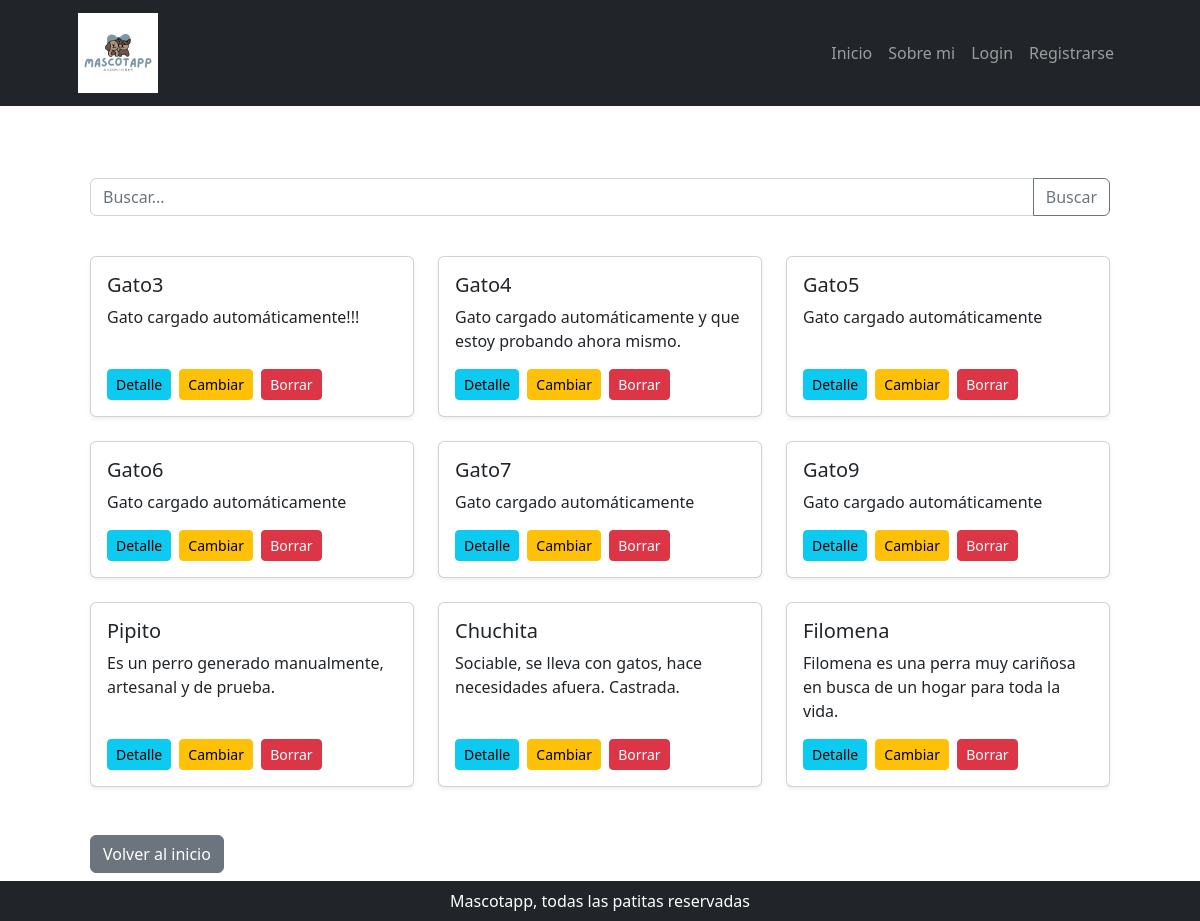
Screenshot of /mascota/lista/ with the database file from the repository.
### mascota/models.py (models this page shows, shortened)
class Mascota(models.Model):
    categoria_id = models.ForeignKey(
        MascotaCategoria, null = True, blank = True, on_delete = models.SET_NULL, verbose_name = "categoría de mascota"
    )
    adoptada            = models.BooleanField(default=False)
    nombre              = models.CharField(max_length=100)
    especie             = models.CharField(max_length=100)
    tamano              = models.CharField(max_length=100)
    edad                = models.IntegerField()
    descripcion         = models.TextField(null=True, blank=True, verbose_name="descripción")
    fecha_actualizacion = models.DateField(
        null = True, blank = True, default = timezone.now, editable = False, verbose_name = "fecha de actualización"
    )
    class Meta:
        verbose_name = "mascota"
        verbose_name_plural = "mascotas"

### mascota/views.py (the view)
# urls.py: path("lista/", MascotaList.as_view(), name="mascota_list"),
class MascotaList(ListView):
    model = Mascota
    template_name = 'mascota/mascota_list.html'
    context_object_name = 'mascotas'
    def get_queryset(self):
        QuerySet = super().get_queryset()
        nombre = self.request.GET.get('consulta', None)
        if nombre:
            QuerySet = QuerySet.filter(nombre__icontains = nombre)
        return QuerySet

### mascota/templates/mascota/mascota_list.html (shortened to what this page needs)
{% extends 'core/base.html' %}
{% load static %}
{% block contenido %}
<section class="container my-5">
    <section class="py-4">
        <form class="input-group mb-3" action="{% url 'mascota:mascota_list' %}" method="get">
            <input type="text" class="form-control" name="consulta" placeholder="Buscar..." aria-label="Buscar">
            <button class="btn btn-outline-secondary" type="submit" id="button-addon2">Buscar</button>
        </form>
    </section>
    {% if not object_list %}
        <p>No tenemos mascotas en adopción actualmente! 🥳</p>
    {% else %}
        <div class="row">
            {% for mascota in object_list %}
                <div class="col-md-4 mb-4">
                    <div class="card h-100 shadow-sm">
                        <div class="card-body d-flex flex-column">
                            <h5 class="card-title">{{ mascota.nombre }}</h5>
                            <p class="card-text">{{ mascota.descripcion|truncatewords:20 }}</p>
                            <div class="mt-auto">
                                <a href="{% url 'mascota:detalle_mascota' mascota.id %}" class="btn btn-info btn-sm me-1">Detalle</a>
                                <a href="{% url 'mascota:actualizar_mascota' mascota.id %}" class="btn btn-warning btn-sm me-1">Cambiar</a>
                                <a href="{% url 'mascota:mascota_confirm_delete' mascota.id %}" class="btn btn-danger btn-sm">Borrar</a>
                            </div>
                        </div>
                    </div>
                </div>
            {% endfor %}
        </div>
    {% endif %}
    <section class="mt-4">
        <a class="btn btn-secondary" href="{% url 'core:home' %}" role="button">Volver al inicio</a>
    </section>
</section>
{% endblock contenido %}

### rows the page displays
Mascota: nombre "Gato3", descripcion "Gato cargado automáticamente!!!"
Mascota: nombre "Gato4", descripcion "Gato cargado automáticamente y que estoy probando ahora mismo."
Mascota: nombre "Gato5", descripcion "Gato cargado automáticamente"
Mascota: nombre "Gato6", descripcion "Gato cargado automáticamente"
Mascota: nombre "Gato7", descripcion "Gato cargado automáticamente"
Mascota: nombre "Gato9", descripcion "Gato cargado automáticamente"
Mascota: nombre "Pipito", descripcion "Es un perro generado manualmente, artesanal y de prueba."
Mascota: nombre "Chuchita", descripcion "Sociable, se lleva con gatos, hace necesidades afuera. Castrada."
Mascota: nombre "Filomena", descripcion "Filomena es una perra muy cariñosa en busca de un hogar para toda la vida."
